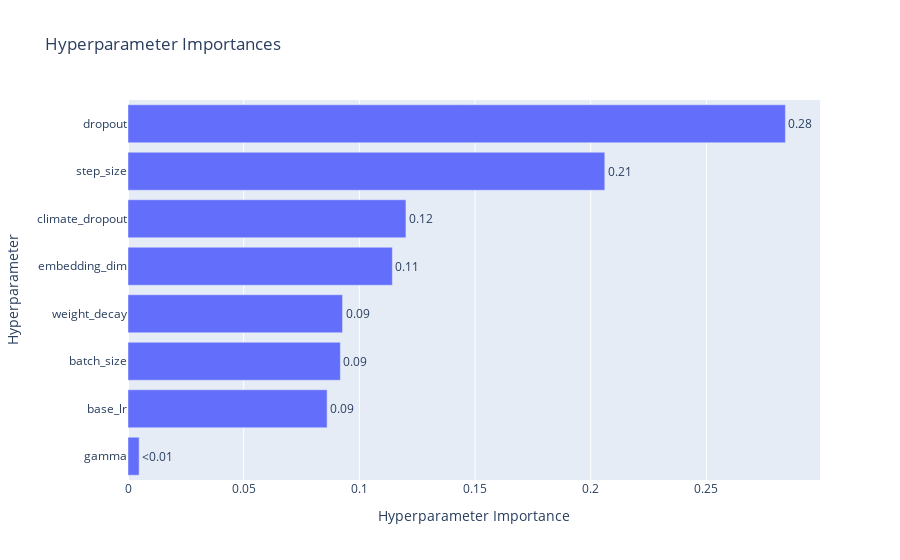

Write notebook code for a chart like this one.
### Code cell
optuna.visualization.plot_param_importances(study)

### Figure 1 — Plotly figure (JSON) as saved in the notebook; plotly's stock layout.template omitted (floating-point values rounded to 4 significant figures)
{"data": [{"cliponaxis": false, "hovertemplate": ["gamma (FloatDistribution): 0.004815736637315491<extra></extra>", "base_lr (FloatDistribution): 0.08606262598939463<extra></extra>", "batch_size (CategoricalDistribution): 0.0917855995149237<extra></extra>", "weight_decay (FloatDistribution): 0.09273163870927505<extra></extra>", "embedding_dim (CategoricalDistribution): 0.11425522232966542<extra></extra>", "climate_dropout (FloatDistribution): 0.12013121542247492<extra></extra>", "step_size (IntDistribution): 0.20607729555871215<extra></extra>", "dropout (FloatDistribution): 0.28414066583823855<extra></extra>"], "name": "Objective Value", "orientation": "h", "text": ["<0.01", "0.09", "0.09", "0.09", "0.11", "0.12", "0.21", "0.28"], "textposition": "outside", "type": "bar", "x": [0.004816, 0.08606, 0.09179, 0.09273, 0.1143, 0.1201, 0.2061, 0.2841], "y": ["gamma", "base_lr", "batch_size", "weight_decay", "embedding_dim", "climate_dropout", "step_size", "dropout"]}], "layout": {"title": {"text": "Hyperparameter Importances"}, "xaxis": {"title": {"text": "Hyperparameter Importance"}}, "yaxis": {"title": {"text": "Hyperparameter"}}}}
